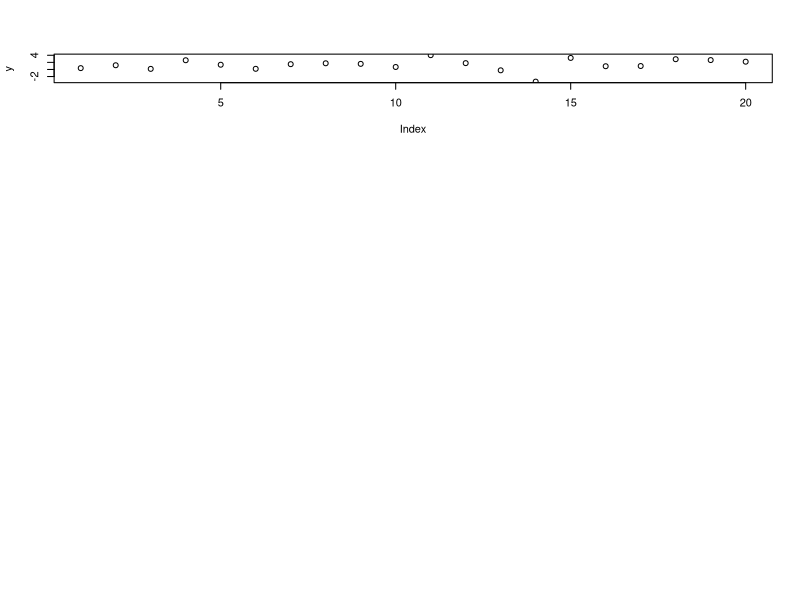

This chart was generated by the following R code: (Note: this script raises an error after producing the figure.)
# Metropolis Hasting for fixed model sampling on tau - compare with analytical and approximation
# Currently only dealing with either no changepoint or 1 changepoint at the correct position
# Assume that we know we are in a fixed model, say one changepoint.
# We derive the analytical solution using normal and use a Metropolis Hasting sampler to sample from the posterior distribution.
# Gibbs sampler on the parameters

# A note must be made regarding the proposals we use for changepoint
# Previously used a poisson changepoint jump on tau but this seems to make the algorithm oversample specific areas instead of traversing across all of the posterior space
# We need a more effective way to proposal changepoint apart from using a uniform proposal, which gives better results than poisson proposal but will probably do a bad job for a large number of data points
# try using tau_lambda as as.integer(n/2) since this will give the algorithm a mean jump of half the length of the data. i.e. from the middle location, you can jump to the ends

rm(list = ls())

set.seed(1)

# Data = "data/coal.csv"

# Currently use simulated data

cp <- 10

y <- c(rnorm(cp,1,1),rnorm(cp,1,2))
# y <- read.csv(Data)

par(mfrow=c(4,1)) #have 2 plots in same space
plot(y)

#Use the same three methodolodies as before

#Unknown mean, known sigma
#Known mean, unknown sigma
#Unknown mean, Unknown sigma

# prior for parameter
mu_prior <- c(0,0.3) #Normal distribution #Mu is conditional on sigma i.e sigma^2/kappa #unless we choose unknown mean and known sigma (1)
sigma_prior <- c(5,0.6) #Use Scaled-Inverse-Chi-Squared for Conjugacy (df_para,scale_para) - mean of c(5,0.6) = 1
tau_prior <- function(tau,y,log=c(TRUE,FALSE)){ #Just assume uniform for now
  if (tau<1|tau>(length(y)-1)){
    return(0)
  } else {
    if (log) {
      return(log(1/(length(y)-1)))
    } else {
      return(1/(length(y)-1))
    }
  }
}

# proposal_sd_rj <- 0.3 #bigger jump for the reversible jump
# proposal_sd_wm <- 0.1 #within model sample of parameters
tau_lambda <- c(1,length(y)/2) # lambda for poisson jump 
large_jump <- 0.01 #prob of doing a large jump
sims <- 50000 
approx_samples <- 100 #Number of samples for monte carlo estimate
perc_burnin <- 0.1
thin_every <- 5 # Add thinning as there might be autocorrelation since alot of proposals will get rejected due to out of bounds proposals for tau
proposal_tau <- function(tau,tau_lambda,large_jump){
  if (runif(1)<large_jump) {
    return(tau+(((-1)^(sample(0:1,1)))*rpois(1,tau_lambda[2])))
  } else{
    return(tau+(((-1)^(sample(0:1,1)))*rpois(1,tau_lambda[1])))
  }
  # return(sample(1:(length(y)-1),1))
}

# Set up parameters to store
num_of_cps_list <- rep(NA,sims)
tau_list <- list()
segment_1 <- list() #to hold both mu and sigma
segment_2 <- list() #to hold both mu and sigma

# Initialisation
tau <- sample(1:(length(y)-1),1)
mu <- mean(y)
sigma <- sqrt(var(y))

cpd_test <- as.numeric(readline(prompt = "Unknown Mu(1), Unknown Sigma(2), Unknown Mu and Sigma(3): ")) # Start with Unknown Mean, Known Sigma

if (cpd_test==1){ #Unknown Mu, known sigma^2
  known_sigma <- as.numeric(readline(prompt = "Known sigma: "))
  mu_prior[1] <- as.numeric(readline(prompt = "Prior Mean: "))
  mu_prior[2] <- as.numeric(readline(prompt = "Prior std: "))
  
  # Do analytical solution first
  marg_like=rep(NA,(length(y)-1))
  # Write function for Marginal likelihood
  marg_like_mu <- function(y,sigma,mu_0,sigma_0){
    return((sigma/(((sqrt(2*pi)*sigma)^length(y))*sqrt(length(y)*sigma_0^2+sigma^2)))*exp(-(sum(y^2)/(2*sigma^2))-(mu_0^2/(2*sigma_0^2)))*exp(((sigma_0^2*length(y)^2*mean(y)^2/sigma^2)+((sigma^2*mu_0^2)/sigma_0^2)+(2*length(y)*mean(y)*mu_0))/(2*(length(y)*sigma_0^2+sigma^2))))              
  }
  for (i in 1:(length(y)-1)) {
    marg_like[i] <- marg_like_mu(y[1:i],known_sigma,mu_prior[1],mu_prior[2])*marg_like_mu(y[(i+1):(length(y))],known_sigma,mu_prior[1],mu_prior[2])
  }
  # marg_like <- marg_like[-1]
  marg_like <- marg_like/sum(marg_like)
  
  plot(marg_like)
  lines(marg_like)
  
  results <- data.frame("Analytical"=marg_like)
  
  # Approximation using Monte Carlo -----------------------------------------
  # Define function for product of normals
  prod_norm <- function(mu,sigma,y){prod(dnorm(y,mu,sigma))}
  
  # Use approximation, i.e integrate over all mu
  # Marginal likelihood P(Y|M_i)
  pM1 <- rep(NA,length(y)-1)
  for (i in 1:(length(y)-1)) {
    pM1[i] <- mean(sapply(rnorm(approx_samples,mu_prior[1],mu_prior[2]),prod_norm,known_sigma,y[1:i]))*mean(sapply(rnorm(approx_samples,mu_prior[1],mu_prior[2]),prod_norm,known_sigma,y[(i+1):(length(y))]))
  }
  # Normalise
  total <- sum(pM1)
  pM1 <- pM1/total
  
  plot(pM1)
  lines(pM1)
  # Store results in data frame
  results <- cbind(results,"Approx"=c(pM1))
  
  # Gibbs Sampler on parameters + Metropolis Hasting on tau 
  mu_posterior_dist <- function(y,known_sigma,mu_prior){
    sigma2_posterior <- 1/((1/(mu_prior[2]^2))+(length(y)/(known_sigma^2)))
    mu_posterior <- ((sum(y)/(known_sigma^2))+(mu_prior[1]/(mu_prior[2]^2)))*sigma2_posterior
    return(rnorm(1,mu_posterior,sqrt(sigma2_posterior)))
  }
  for (s in 1:sims) {
    if (s%%10000==0) {
      print(s)
    }
    #Resample parameters in segment 1 using gibbs sampler
    # Normal likelihood with normal prior

    segment_1[[s]] <- mu_posterior_dist(y[1:tau],known_sigma,mu_prior)
    
    #Resample parameters in segment 2 using gibbs sampler
    # Normal likelihood with normal prior
    
    segment_2[[s]] <- mu_posterior_dist(y[(tau+1):length(y)],known_sigma,mu_prior)
    
    #Resample tau using Metropolis hasting
    #Propose a new tau usings a symmetric proposal so no transition ratio
    pro_tau <- proposal_tau(tau,tau_lambda,large_jump)
    
    while (pro_tau<1|pro_tau>(length(y)-1)) {
      pro_tau <- proposal_tau(tau,tau_lambda,large_jump)
    }
    
    old_like <- sum(dnorm(y[1:tau],segment_1[[s]],known_sigma,log = TRUE)) + sum(dnorm(y[(tau+1):length(y)],segment_2[[s]],known_sigma,log = TRUE))
    new_like <- sum(dnorm(y[1:pro_tau],segment_1[[s]],known_sigma,log = TRUE)) + sum(dnorm(y[(pro_tau+1):length(y)],segment_2[[s]],known_sigma,log = TRUE))
    
    old_prior <- tau_prior(tau,y,log = TRUE)
    new_prior <- tau_prior(pro_tau,y,log = TRUE)
    
    if (runif(1)<exp(new_like+new_prior-old_like-old_prior)) {
      tau <- pro_tau
    }
    
    tau_list[[s]] <- tau
  }
  tau_list <- tau_list[-(1:(perc_burnin*sims))]
  tau_freq <- as.data.frame(table(factor(unlist(tau_list[seq(1,length(tau_list),thin_every)]))))
  tau_den <- tau_freq[,2]/sum(tau_freq[,2])
  
  # plot(marg_like)
  # lines(marg_like)
  plot(tau_den)
  lines(tau_den)
  
  results <- cbind(results,"Gibbs+MH"=c(tau_den))
  
} else if (cpd_test==2) {#Known mu, unknown sigma^2
  # Use approximation using samples from prior, reversible jump, and analytical
  known_mu <- as.numeric(readline(prompt = "Known mu: "))
  
  # Before anything, define function for product of normals
  prod_norm <- function(sigma,mu,y){prod(dnorm(y,mu,sigma))}
  
  # Define function to generate and evaluate Scaled-Inverse-Chi-Squared variables, parameters (scale,degree_of_freedom)
  rscaleinvchi <- function(n,df_para,scale_para){
    return((df_para*scale_para)/rchisq(n,df_para))
  }
  dscaleinvchi <- function(x,df_para,scale_para,log=c(TRUE,FALSE)){
    if (log) {
      return(log((scale_para*df_para/2)^(df_para/2)/(gamma(df_para/2))*exp((-df_para*scale_para)/(2*x))/(x^(1+(df_para/2)))))
    } else {
      return((scale_para*df_para/2)^(df_para/2)/(gamma(df_para/2))*exp((-df_para*scale_para)/(2*x))/(x^(1+(df_para/2))))
    } 
  }
  
  # Do analytical solution first
  marg_like=rep(NA,(length(y)-1))
  
  # Write function for Marginal likelihood
  marg_like_sigma <- function(y,mu,df_0,scale_0){
    return(((1/sqrt(2*pi))^(length(y)))*(((scale_0*df_0)/2)^(df_0/2))/gamma(df_0/2)*gamma((df_0+length(y))/2)*((2/((df_0*scale_0)+(sum((y-mu)^2))))^((df_0+length(y))/2)))
  }
  for (i in 1:(length(y)-1)) {
    marg_like[i] <- marg_like_sigma(y[1:i],known_mu,sigma_prior[1],sigma_prior[2])*marg_like_sigma(y[(i+1):(length(y))],known_mu,sigma_prior[1],sigma_prior[2])
  }
  # marg_like <- marg_like[-1]
  marg_like <- marg_like/sum(marg_like)
  
  plot(marg_like)
  lines(marg_like)

  results <- data.frame("Analytical"=marg_like)
  
  # Approximation using Monte Carlo -----------------------------------------
  # Define function for product of normals
  prod_norm <- function(sigma,mu,y){prod(dnorm(y,mu,sigma))}
  
  # Use approximation, i.e integrate over all mu
  # Marginal likelihood P(Y|M_i)
  pM1 <- rep(NA,length(y)-1)
  for (i in 1:(length(y)-1)) {
    pM1[i] <- mean(sapply(rnorm(approx_samples,sigma_prior[1],sigma_prior[2]),prod_norm,known_mu,y[1:i]))*mean(sapply(rnorm(approx_samples,sigma_prior[1],sigma_prior[2]),prod_norm,known_mu,y[(i+1):(length(y))]))
  }
  # Normalise
  total <- sum(pM1)
  pM1 <- pM1/total
  
  plot(pM1)
  lines(pM1)
  # Store results in data frame
  results <- cbind(results,"Approx"=c(pM1))
  
  # Gibbs Sampler on parameters + Metropolis Hasting on tau -------------------
  sigma_posterior_dist <- function(y,known_mu,sigma_prior){
    df_n <- sigma_prior[1]+length(y)
    scale2_n <-(1/df_n)*(sum((y-known_mu)^2)+(sigma_prior[1]*sigma_prior[2]))
    return(rscaleinvchi(1,df_n,scale2_n))
  }
  for (s in 1:sims) {
    if (s%%10000==0) {
      print(s)
    }
    #Resample parameters in segment 1 using gibbs sampler
    # Normal likelihood with normal prior
    
    segment_1[[s]] <- sigma_posterior_dist(y[1:tau],known_mu,sigma_prior)
    
    #Resample parameters in segment 2 using gibbs sampler
    # Normal likelihood with normal prior
    
    segment_2[[s]] <- sigma_posterior_dist(y[(tau+1):length(y)],known_mu,sigma_prior)
    
    #Resample tau using Metropolis hasting
    #Propose a new tau usings a symmetric proposal so no transition ratio
    pro_tau <- proposal_tau(tau,tau_lambda,large_jump)
    
    while (pro_tau<1|pro_tau>(length(y)-1)) {
      pro_tau <- proposal_tau(tau,tau_lambda,large_jump)
    }
    
    old_like <- sum(dnorm(y[1:tau],known_mu,segment_1[[s]],log = TRUE)) + sum(dnorm(y[(tau+1):length(y)],known_mu,segment_2[[s]],log = TRUE))
    new_like <- sum(dnorm(y[1:pro_tau],known_mu,segment_1[[s]],log = TRUE)) + sum(dnorm(y[(pro_tau+1):length(y)],known_mu,segment_2[[s]],log = TRUE))
    
    old_prior <- tau_prior(tau,y,log = TRUE)
    new_prior <- tau_prior(pro_tau,y,log = TRUE)
    
    if (runif(1)<exp(new_like+new_prior-old_like-old_prior)) {
      tau <- pro_tau
    }
    
    tau_list[[s]] <- tau
  }
  tau_list <- tau_list[-(1:(perc_burnin*sims))]
  tau_freq <- as.data.frame(table(factor(unlist(tau_list[seq(1,length(tau_list),thin_every)]))))
  tau_den <- tau_freq[,2]/sum(tau_freq[,2])
  
  # plot(marg_like)
  # lines(marg_like)
  plot(tau_den)
  lines(tau_den)
  
  results <- cbind(results,"Gibbs+MH"=c(tau_den))
  
} else {#Unknown Mu, Unknown Sigma^2
  # Do analytical solution first
  marg_like=rep(NA,(length(y)-1))
  
  # Before anything, define function for product of normals
  prod_norm <- function(mu,sigma,y){prod(dnorm(y,mu,sigma))}
  
  # Define function to generate and evaluate Scaled-Inverse-Chi-Squared variables, parameters (scale,degree_of_freedom)
  rscaleinvchi <- function(n,df_para,scale_para){
    return((df_para*scale_para)/rchisq(n,df_para))
  }
  dscaleinvchi <- function(x,df_para,scale_para,log=c(TRUE,FALSE)){
    if (log) {
      return(log((scale_para*df_para/2)^(df_para/2)/(gamma(df_para/2))*exp((-df_para*scale_para)/(2*x))/(x^(1+(df_para/2)))))
    } else {
      return((scale_para*df_para/2)^(df_para/2)/(gamma(df_para/2))*exp((-df_para*scale_para)/(2*x))/(x^(1+(df_para/2))))
    } 
  }
  
  # Write function for Marginal likelihood
  marg_like_mu_sigma <- function(y,mu_prior,sigma_prior){
    df_n <- sigma_prior[1]+length(y)
    kappa_n <- mu_prior[2]+length(y)
    mu_n <- (mu_prior[2]*mu_prior[1]+length(y)*mean(y))/kappa_n
    scale_n <- (1/df_n)*(sigma_prior[1]*sigma_prior[2]+sum((y-mean(y))^2)+((length(y)*mu_prior[2])/(mu_prior[2]+length(y)))*(mu_prior[1]-mean(y))^2)
    return((1/(pi^(length(y)/2)))*(sqrt(mu_prior[2]/kappa_n))*(gamma(df_n/2)/gamma(sigma_prior[1]/2))*((sigma_prior[1]*sigma_prior[2])^(sigma_prior[1]/2))/(df_n*scale_n)^(df_n/2))
  }
  
  # Do analytical solution first
  marg_like=rep(NA,(length(y)-1))
  
  for (i in 1:(length(y)-1)) {
    marg_like[i] <- marg_like_mu_sigma(y[1:i],mu_prior,sigma_prior)*marg_like_mu_sigma(y[(i+1):(length(y))],mu_prior,sigma_prior)
  }
  # marg_like <- marg_like[-1]
  marg_like <- marg_like/sum(marg_like)
  
  plot(marg_like)
  lines(marg_like)

  results <- data.frame("Analytical"=marg_like)
  

# Approximation Monte Carlo -----------------------------------------------
# Will be alot tricker to do a approximation since we need to do
# 1. Generate approx_sample sigma, and for each sigma, generate approx sample mu
# 2. Calculate the integration of both segments by taking mean

  # Marginal Likelihood P(Y|M_1)
  test_sigma_M1_1 <- sqrt(rscaleinvchi(approx_samples,sigma_prior[1],sigma_prior[2]))
  test_mu_M1_1 <- list()
  for (i in 1:length(test_sigma_M1_1)) {
    test_mu_M1_1[[i]] <- rnorm(approx_samples,mu_prior[1],sqrt(test_sigma_M1_1[i]^2/mu_prior[2]))
  }
  test_sigma_M1_2 <- sqrt(rscaleinvchi(approx_samples,sigma_prior[1],sigma_prior[2]))
  test_mu_M1_2 <- list()
  for (i in 1:length(test_sigma_M1_2)) {
    test_mu_M1_2[[i]] <- rnorm(approx_samples,mu_prior[1],sqrt(test_sigma_M1_2[i]^2/mu_prior[2]))
  }
  pM1 <- list()
  for (j in 1:(length(y)-1)) { #number of changepoint models
    temp_approx <- rep(NA,approx_samples) #initialise the storage
    for (i in 1:approx_samples) { # integrate over both parameters
      temp_approx[i] <- log(mean(sapply(test_mu_M1_1[[i]],prod_norm,test_sigma_M1_1[i],y[1:j]))*mean(sapply(test_mu_M1_2[[i]],prod_norm,test_sigma_M1_2[i],y[(j+1):(length(y))])))
    }
    pM1[j] <- mean(exp(temp_approx)) #need to take exp
  }
  approx_posterior <- unlist(pM1)
  # Normalise
  # total <- pM0+pM1
  # pM0 <- pM0/total #Not accurate due to the number of samples required for a good approximation
  approx_posterior <- approx_posterior/sum(approx_posterior)#
  
  plot(approx_posterior)
  lines(approx_posterior)
  # Store results in data frame
  results <- cbind(results,"Approx"=approx_posterior)


# Gibbs Sampler + MH on tau ------------------------------------------------------
  
  sigma_posterior_dist <- function(y,mu_prior,sigma_prior){
    df_n <- sigma_prior[1]+length(y)
    scale2_n <- (1/df_n)*(sigma_prior[1]*sigma_prior[2]+sum((y-mean(y))^2)+((length(y)*mu_prior[2])/(mu_prior[2]+length(y)))*(mu_prior[1]-mean(y))^2)
    return(rscaleinvchi(1,df_n,scale2_n))
  }
  
  mu_posterior_dist <- function(y,mu_prior,sigma){
    kappa_n <- mu_prior[2]+length(y)
    mu_n <- (mu_prior[2]*mu_prior[1]+length(y)*mean(y))/kappa_n
    return(rnorm(1,mu_n,sqrt((sigma^2)/(kappa_n))))
  }
  
  for (s in 1:sims) {
    if (s%%10000==0) {
      print(s)
    }
    #Resample parameters in segment 1 using gibbs sampler
    #sample sigma2 first, then mu conditional on sigma2
    temp_sigma2 <- sigma_posterior_dist(y[1:tau],mu_prior,sigma_prior)
    temp_mu <- mu_posterior_dist(y[1:tau],mu_prior,sqrt(temp_sigma2))
    segment_1[[s]] <- c(temp_mu,sqrt(temp_sigma2))
    
    #Resample parameters in segment 2 using gibbs sampler
    #sample sigma2 first, then mu conditional on sigma2
    temp_sigma2 <- sigma_posterior_dist(y[(tau+1):length(y)],mu_prior,sigma_prior)
    temp_mu <- mu_posterior_dist(y[(tau+1):length(y)],mu_prior,sqrt(temp_sigma2))
    segment_2[[s]] <- c(temp_mu,sqrt(temp_sigma2))
    
    #Resample tau using Metropolis hasting
    #Propose a new tau usings a symmetric proposal so no transition ratio
    pro_tau <- proposal_tau(tau,tau_lambda,large_jump)
    
    while (pro_tau<1|pro_tau>(length(y)-1)) {
      pro_tau <- proposal_tau(tau,tau_lambda,large_jump)
    }
    
    old_like <- sum(dnorm(y[1:tau],segment_1[[s]][1],segment_1[[s]][2],log = TRUE)) + sum(dnorm(y[(tau+1):length(y)],segment_2[[s]][1],segment_2[[s]][2],log = TRUE))
    new_like <- sum(dnorm(y[1:pro_tau],segment_1[[s]][1],segment_1[[s]][2],log = TRUE)) + sum(dnorm(y[(pro_tau+1):length(y)],segment_2[[s]][1],segment_2[[s]][2],log = TRUE))
    
    old_prior <- tau_prior(tau,y,log = TRUE)
    new_prior <- tau_prior(pro_tau,y,log = TRUE)
    
    if (runif(1)<exp(new_like+new_prior-old_like-old_prior)) {
      tau <- pro_tau
    }
    
    tau_list[[s]] <- tau
  }
  tau_list <- tau_list[-(1:(perc_burnin*sims))]
  tau_freq <- as.data.frame(table(factor(unlist(tau_list[seq(1,length(tau_list),thin_every)]))))
  tau_den <- tau_freq[,2]/sum(tau_freq[,2])

  # plot(marg_like)
  # lines(marg_like)
  plot(tau_den)
  lines(tau_den)
  
  results <- cbind(results,"Gibbs+MH"=c(tau_den))
  
  
}
